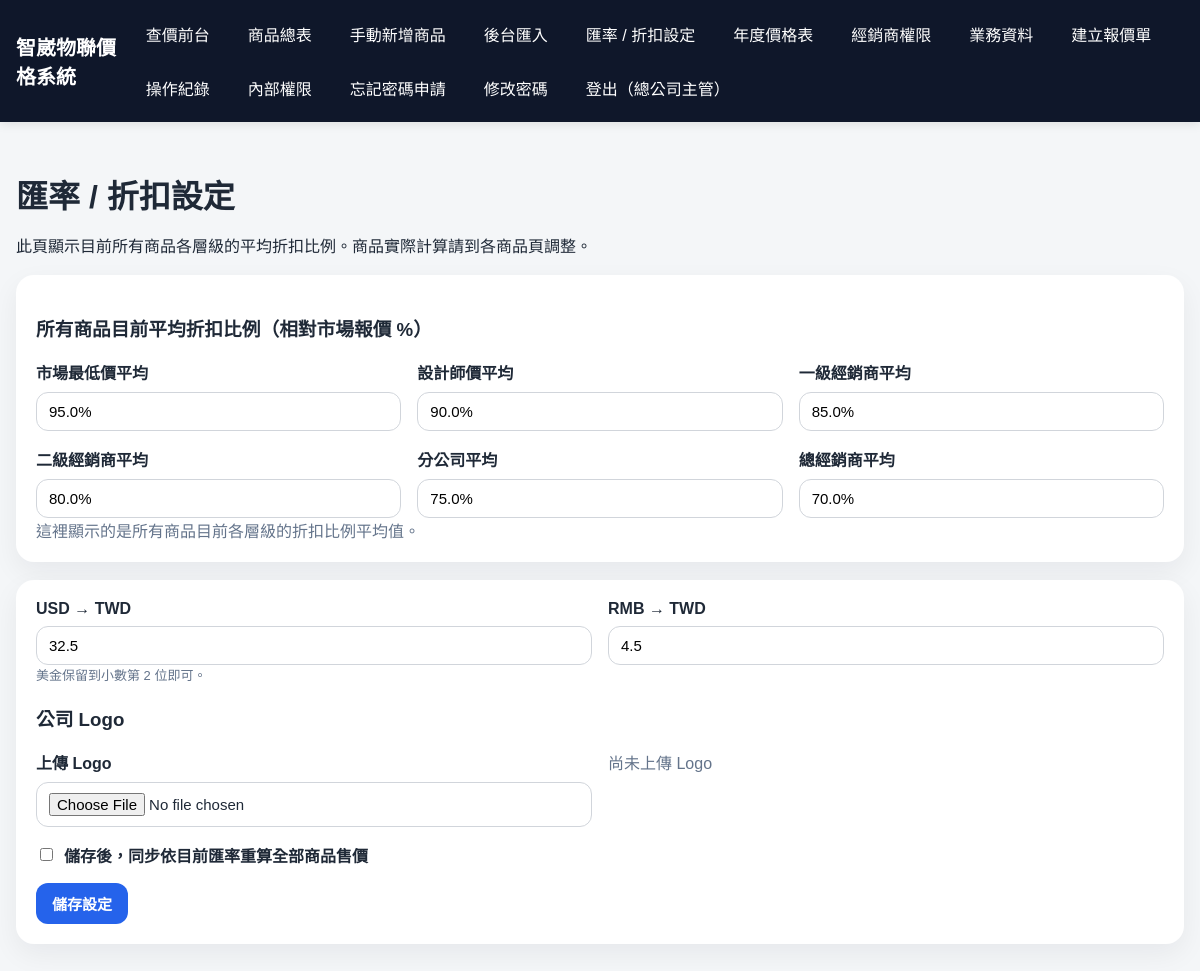
Page /admin/rates (signed in) on the committed database.
### app/models.py (models this page shows)
class InternalUser(Base):
    __tablename__ = "internal_users"
    id = Column(Integer, primary_key=True, index=True)
    username = Column(String(100), unique=True, nullable=False)
    password = Column(String(50), nullable=False)
    display_name = Column(String(100), nullable=True)
    role = Column(String(50), nullable=False, default="quote_only")
    is_active = Column(Integer, nullable=False, default=1)
    created_at = Column(DateTime, default=datetime.utcnow, nullable=False)
    updated_at = Column(DateTime, default=datetime.utcnow, nullable=False)

class ExchangeRate(Base):
    __tablename__ = "exchange_rates"
    id = Column(Integer, primary_key=True, index=True)
    currency = Column(String(10), unique=True, nullable=False)
    rate_to_twd = Column(Float, nullable=False, default=1.0)
    updated_at = Column(DateTime, default=datetime.utcnow, nullable=False)

### app_flask.py (the view, shortened to what this page needs)
@flask_app.route('/admin/rates', methods=['GET', 'POST'])
@require_internal_permission('all')
def admin_rates_page():
    db = db_session()
    try:
        message = None
        rates = get_rate_map(db)
        discount_map = get_product_discount_display_map(db)
        average_discount_map = average_product_level_ratios(db)
        return render_template('admin_rates.html', rates=rates, discount_map=discount_map, average_discount_map=average_discount_map, message=message, company_logo_src=get_company_logo_src())
    finally:
        db.close()

### app/services/excel_importer.py (called while the page is built)
def ensure_default_price_settings(db: Session):
    for level in PRICE_LEVELS:
        row = db.query(models.PriceSetting).filter(models.PriceSetting.level_name == level).first()
        if not row:
            db.add(models.PriceSetting(level_name=level, discount_ratio=DEFAULT_DISCOUNT_RATIOS[level]))
    db.commit()

def get_price_setting_map(db: Session) -> Dict[str, float]:
    ensure_default_price_settings(db)
    rows = db.query(models.PriceSetting).all()
    return {r.level_name: r.discount_ratio for r in rows}

def get_rate_map(db: Session) -> Dict[str, float]:
    rows = db.query(models.ExchangeRate).all()
    data = {r.currency: r.rate_to_twd for r in rows}
    data.setdefault("USD", 32.5)
    data.setdefault("RMB", 4.5)
    data.setdefault("TWD", 1.0)
    return data

### app/services/pricing.py (called while the page is built)
def safe_number(value) -> float:
    try:
        if value is None or value == "":
            return 0.0
        return float(value)
    except Exception:
        return 0.0

def normalize_percentage_value(value) -> float:
    value = safe_number(value)
    if value <= 0:
        return 0.0
    return round(value * 100.0, 4) if 0 < value <= 1 else round(value, 4)

### app_flask.py (called while the page is built)
def current_internal_user(db=None):
    user_id = session.get('internal_user_id')
    if not user_id:
        return None
    close_db = False
    if db is None:
        db = db_session()
        close_db = True
    try:
        return db.query(models.InternalUser).filter(models.InternalUser.id == user_id).first()
    finally:
        if close_db:
            db.close()

def is_internal_logged_in():
    return bool(session.get('internal_user_id') or session.get('internal_auth'))

def internal_has_permission(permission: str, db=None) -> bool:
    user = current_internal_user(db)
    if user:
        role = (user.role or 'quote_only').strip()
        perms = INTERNAL_ROLE_PERMISSIONS.get(role, {})
        if perms.get('all'):
            return True
        return bool(perms.get(permission))
    return bool(session.get('internal_auth'))

def db_session():
    return SessionLocal()

def get_company_logo_src():
    for name in ['company_logo.png', 'company_logo.jpg', 'company_logo.jpeg']:
        p = UPLOAD_DIR / name
        if p.exists():
            return f'/uploads/{name}'
    return ''

def get_product_discount_display_map(db):
    discount_map = get_price_setting_map(db)
    return {k: normalize_percentage_value(v) for k, v in discount_map.items() if k != '市場報價'}

### app/templates/admin_rates.html (shortened to what this page needs)
{% extends "base.html" %}
{% block content %}
<div class="page-header">
    <h1>匯率 / 折扣設定</h1>
    <p>此頁顯示目前所有商品各層級的平均折扣比例。商品實際計算請到各商品頁調整。</p>
</div>
<div class="card">
  <h3>所有商品目前平均折扣比例（相對市場報價 %）</h3>
  <div class="grid-3-lower">
    <div><label>市場最低價平均</label><input value="{{ average_discount_map.get('市場最低價', 0) }}%" readonly></div>
    <div><label>設計師價平均</label><input value="{{ average_discount_map.get('設計師價', 0) }}%" readonly></div>
    <div><label>一級經銷商平均</label><input value="{{ average_discount_map.get('一級經銷商', 0) }}%" readonly></div>
    <div><label>二級經銷商平均</label><input value="{{ average_discount_map.get('二級經銷商', 0) }}%" readonly></div>
    <div><label>分公司平均</label><input value="{{ average_discount_map.get('分公司', 0) }}%" readonly></div>
    <div><label>總經銷商平均</label><input value="{{ average_discount_map.get('總經銷商', 0) }}%" readonly></div>
  </div>
  <div class="muted">這裡顯示的是所有商品目前各層級的折扣比例平均值。</div>
</div>
<div class="card">
    <form method="post" enctype="multipart/form-data">
        <div class="grid-2">
            <div>
                <label>USD → TWD</label>
                <input type="number" step="0.01" name="usd_rate" value="{{ rates['USD'] }}">
                <div class="muted small-text">美金保留到小數第 2 位即可。</div>
            </div>
            <div>
                <label>RMB → TWD</label>
                <input type="number" step="0.01" name="rmb_rate" value="{{ rates['RMB'] }}">
            </div>
        </div>
        <h3 style="margin-top:20px;">公司 Logo</h3>
        <div class="grid-2">
            <div><label>上傳 Logo</label><input type="file" name="company_logo" accept="image/*"></div>
            <div>{% if company_logo_src %}<img class="thumb" src="{{ company_logo_src }}" style="width:120px;height:auto;">{% else %}<div class="muted">尚未上傳 Logo</div>{% endif %}</div>
        </div>
        <label class="inline-check"><input type="checkbox" name="apply_to_products" value="1"> 儲存後，同步依目前匯率重算全部商品售價</label>
        <button type="submit">儲存設定</button>
    </form>
</div>
{% endblock %}

### app/templates/base.html (shortened to what this page needs)
<!DOCTYPE html>
<html lang="zh-Hant">
<head>
    <link rel="stylesheet" href="/static/style.css">
</head>
<body>
    <header class="topbar no-print">
        <div class="container topbar-inner">
            <div class="brand">智崴物聯價格系統</div>
            <nav class="nav">
                {% if is_internal_logged_in %}
                    {% if can_manage_all %}<a href="/internal/home">查價前台</a>{% endif %}
                    {% if can_manage_all %}<a href="/products">商品總表</a>{% endif %}
                    {% if can_manage_all %}<a href="/admin/products/new">手動新增商品</a>{% endif %}
                    {% if can_manage_all %}<a href="/admin/import">後台匯入</a>{% endif %}
                    {% if can_manage_all %}<a href="/admin/rates">匯率 / 折扣設定</a>{% endif %}
                    {% if can_manage_all %}<a href="/admin/price-files">年度價格表</a>{% endif %}
                    {% if can_manage_all %}<a href="/admin/dealers">經銷商權限</a>{% endif %}
                    {% if can_manage_all %}<a href="/admin/sales">業務資料</a>{% endif %}
                    <a href="/quotes/new">建立報價單</a>
                    {% if can_manage_all %}<a href="/admin/logs">操作紀錄</a>{% endif %}
                    {% if can_manage_all %}<a href="/admin/internal-users">內部權限</a>{% endif %}
                    {% if can_manage_all %}<a href="/admin/reset-requests">忘記密碼申請</a>{% endif %}
                    <a href="/admin/password">修改密碼</a>
                    <a href="/logout">登出{% if internal_display_name %}（{{ internal_display_name }}）{% endif %}</a>
                {% elif is_dealer_logged_in %}
                    <a href="/dealer/products">經銷商價格表</a>
                    <a href="/dealer/export">匯出檔案</a>
                    <a href="/quotes/new">建立報價單</a>
                    <a href="/dealer/password">修改密碼</a>
                    <a href="/dealer/logout">登出（{{ dealer_name }}）</a>
                {% else %}
                    <a href="/">入口</a>
                    <a href="/login">內部登入</a>
                    <a href="/dealer/login">經銷商登入</a>
                {% endif %}
            </nav>
        </div>
    </header>
    <main class="container page">
        {% block content %}{% endblock %}
    </main>
</body>
</html>

### app/static/style.css (style rules this page uses)
* { box-sizing: border-box; }
body { margin: 0; font-family: "Microsoft JhengHei", "PingFang TC", Arial, sans-serif; background: #f4f6f8; color: #1f2937; }
.container { width: min(1680px, calc(100% - 32px)); margin: 0 auto; }
.topbar { background: #0f172a; color: white; padding: 14px 0; box-shadow: 0 2px 10px rgba(0,0,0,0.1); }
.topbar-inner { display: flex; align-items: center; justify-content: space-between; gap: 16px; }
.brand { font-size: 20px; font-weight: 700; }
.nav { display: flex; gap: 14px; flex-wrap: wrap; }
.nav a { color: white; text-decoration: none; padding: 8px 12px; border-radius: 10px; }
.page { padding: 28px 0 60px; }
.page-header { margin-bottom: 18px; }
.page-header h1 { margin-bottom: 6px; }
.card { background: white; border-radius: 18px; padding: 20px; margin-bottom: 18px; box-shadow: 0 10px 28px rgba(15, 23, 42, 0.06); overflow-x:auto; }
.grid-2, .grid-5 { display: grid; gap: 16px; }
.grid-2 { grid-template-columns: repeat(2, minmax(0, 1fr)); }
label { display: block; font-weight: 700; margin-bottom: 8px; }
input, select, textarea, button { width: 100%; padding: 10px 12px; border-radius: 12px; border: 1px solid #d1d5db; font-size: 15px; }
button, .button-link { background: #2563eb; color: white; border: none; cursor: pointer; text-decoration: none; text-align: center; display: inline-block; width: auto; padding: 10px 16px; border-radius: 12px; font-weight: 700; }
.small-text { font-size: 13px; }
.inline-check { display: flex; align-items: center; gap: 8px; margin: 16px 0; }
.inline-check input { width: auto; }
.muted { color:#64748b; }
.grid-3-lower { display:grid; grid-template-columns: repeat(3, minmax(0,1fr)); gap:16px; }

### rows in the picture
InternalUser: display_name "總公司主管"
ExchangeRate: usd_rate "32.5"
ExchangeRate: rmb_rate "4.5"
